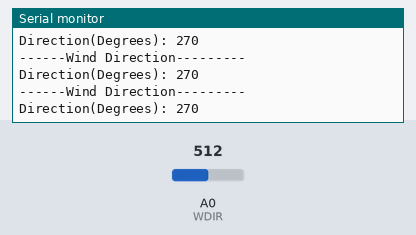
Bench run of a sketch on a simulated Arduino Uno, built with avr-gcc and run on an emulated ATmega328P. Parts: the last lines printed to the serial monitor. Inputs (shaded band) come from the test bench; at power-on: A0 (WDIR) = 512.

Above: at 1.2 s.
1.3 s: A0 (WDIR) set to 976
At 2.0 s:
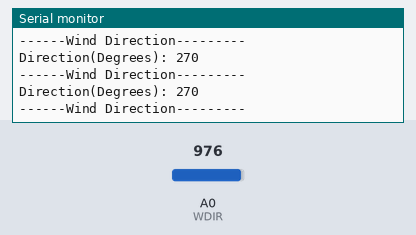
4.3 s: A0 (WDIR) set to 1001
At 5.3 s:
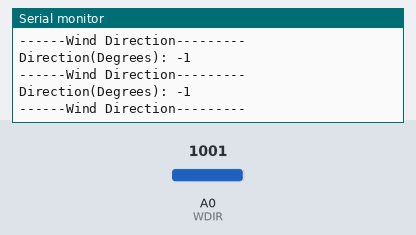

Measured:
- after the input at 4.3 s, the serial monitor: prints a new line after 0.10 s (image 2)

The sketch:

WindDirection.ino
```cpp
//create variable for analog input pin
const byte WDIR = A0;

//create variable for storing wind direction
// [0-360 instantaneous wind direction]
int winddir = 0;

void setup()
{
  Serial.begin(9600);
}

void loop()
{
  //create a local variable to store the raw analog input
  unsigned int adc = analogRead(WDIR); // get the current reading from the sensor

  // The following table is ADC readings for the wind direction sensor output, sorted from low to high.
  // Each threshold is the midpoint between adjacent headings. The output is degrees for that ADC reading.
  // Note that these are not in compass degree order! See Weather Meters datasheet for more information.

  if (adc < 380) winddir = 113;
  if (adc < 393) winddir = 68;
  if (adc < 414) winddir = 90;
  if (adc < 456) winddir = 158;
  if (adc < 508)winddir = 135;
  if (adc < 551) winddir = 203;
  if (adc < 615) winddir = 180;
  if (adc < 680) winddir = 23;
  if (adc < 746) winddir = 45;
  if (adc < 801) winddir = 248;
  if (adc < 833) winddir = 225;
  if (adc < 878) winddir = 338;
  if (adc < 913) winddir = 0;
  if (adc < 940) winddir = 293;
  if (adc < 967) winddir = 315;
  if (adc < 990) winddir = 270;
  // error, disconnected?
  else winddir = -1;

  Serial.println("------Wind Direction---------");
  Serial.print("Direction(Degrees): ");
  Serial.println(winddir);
}
```
